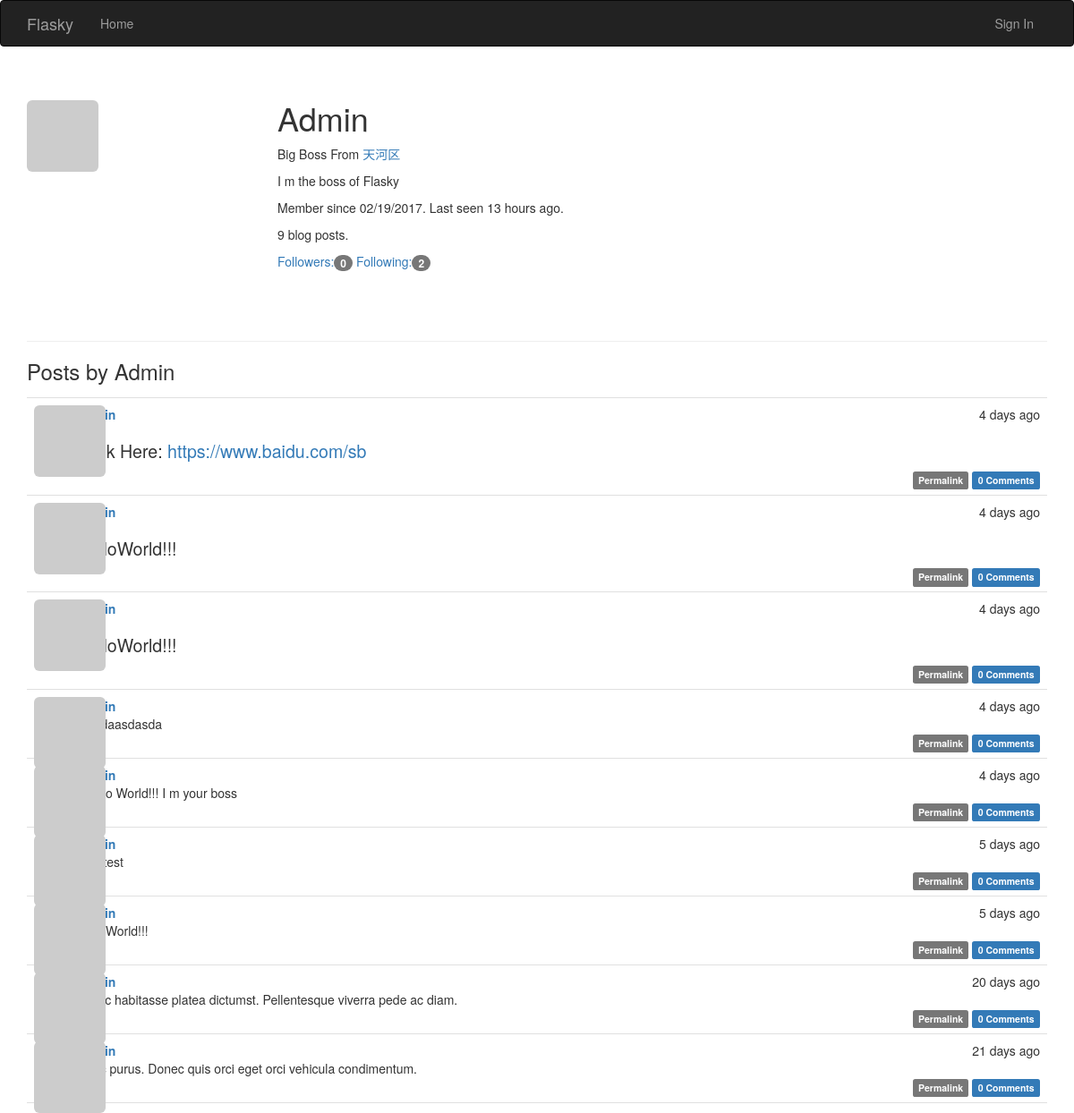
Before: /user/Admin with the older database file.
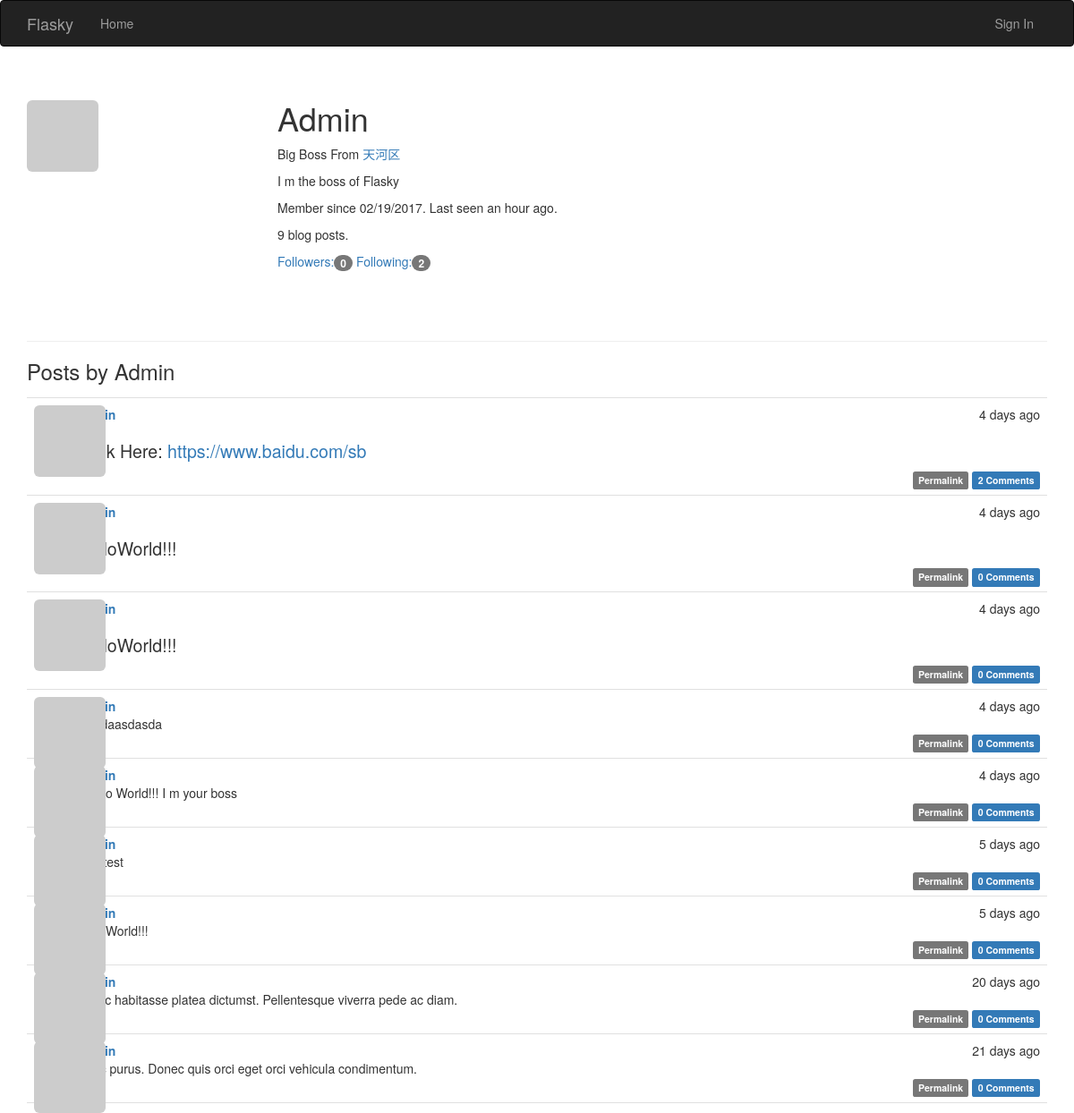
After: the same page with the newer database file.
### app/models.py (models this page shows, shortened)
class User(UserMixin, db.Model):
    __tablename__ = "users"
    id = db.Column(db.Integer, primary_key=True)
    email = db.Column(db.String(64), unique=True, index=True)
    username = db.Column(db.String(64), unique=True, index=True)
    role_id = db.Column(db.Integer, db.ForeignKey("roles.id"))
    password_hash = db.Column(db.String(128))
    confirmed = db.Column(db.Boolean, default=False)
    new_email = db.Column(db.String(64), index=True)
    name = db.Column(db.String(64))
    location = db.Column(db.String(64))
    about_me = db.Column(db.Text())
    member_since = db.Column(db.DateTime(), default=datetime.utcnow)
    last_seen = db.Column(db.DateTime(), default=datetime.utcnow)
    avatar_hash = db.Column(db.String(32))
    posts = db.relationship("Post", backref="author", lazy="dynamic")
    followed = db.relationship("Follow", foreign_keys=[Follow.follower_id],
                               backref=db.backref("follower", lazy="joined"),
                               lazy="dynamic",
                               cascade="all,delete-orphan")
    followers = db.relationship("Follow", foreign_keys=[Follow.followed_id],
                                backref=db.backref("followed", lazy="joined"),
                                lazy="dynamic",
                                cascade="all,delete-orphan")
    comments = db.relationship("Comment", backref="author", lazy="dynamic")
    @property
    def password(self):
        raise AttributeError("password is not a readable attribute")
    def gravatar(self, size=100, default="retro", rating="g"):
        if request.is_secure:
            url = "https://secure.gravatar.com/avatar"
        else:
            url = "http://www.gravatar.com/avatar"
        hash = self.avatar_hash or hashlib.md5(self.email.encode("utf-8")).hexdigest()
        return '{url}/{hash}?s={size}&d={default}&r={rating}'.format(url=url, hash=hash,
                                                                     size=size, default=default,
                                                                     rating=rating)

class Post(db.Model):
    __tablename__ = "posts"
    id = db.Column(db.Integer, primary_key=True)
    body = db.Column(db.Text)
    timestamp = db.Column(db.DateTime, index=True, default=datetime.utcnow)
    author_id = db.Column(db.Integer, db.ForeignKey("users.id"))
    body_html = db.Column(db.Text)
    comments = db.relationship("Comment", backref="post", lazy="dynamic")

### app/main/views.py (the view)
@main.route("/user/<username>")
def user(username):
    user = User.query.filter_by(username=username).first()
    if user is None:
        abort(404)
    posts = user.posts.order_by(Post.timestamp.desc()).all()
    return render_template("user.html", user=user, posts=posts)

### app/auth/views.py (called while the page is built)
@auth.before_app_request
def before_request():
    if current_user.is_authenticated:
        current_user.ping()
        if not current_user.confirmed \
                and request.endpoint[:5] != "auth." \
                and request.endpoint != "static":
            return redirect(url_for("auth.unconfirmed"))

### app/main/__init__.py (called while the page is built)
@main.app_context_processor
def inject_permissions():
    return dict(Permission=Permission)

### app/models.py (called while the page is built)
    def can(self, permissions):
        return False

    def is_administrator(self):
        return False

### app/templates/user.html (shortened to what this page needs)
{% extends "base.html" %}
{% block page_content %}
    <div class="page-header">
        <img class="img-rounded profile-thumbnail" src="{{ user.gravatar(size=256) }}"/>
        <div class="profile-header">
            <h1>{{ user.username }}</h1>
            {% if user.name or user.location %}
                <p>
                    {% if user.name %}
                        {{ user.name }}
                    {% endif %}
                    {% if user.location %}
                        From
                        <a href="https://maps.google.com/?q={{ user.location }}">
                            {{ user.location }}
                        </a>
                    {% endif %}
                </p>
            {% endif %}
            {% if user.about_me %}
                <p>{{ user.about_me }}</p>
            {% endif %}
            <p>
                Member since {{ moment(user.member_since).format("L") }}.
                Last seen {{ moment(user.last_seen).fromNow(refresh=True) }}.
            </p>
            <p>{{ user.posts.count() }} blog posts.</p>
            <a href="{{ url_for('main.followers',username=user.username) }}">
                Followers:<span class="badge">{{ user.followers.count()-1 }}</span>
            </a>
            <a href="{{ url_for('main.followed_by',username=user.username) }}">
                Following:<span class="badge">{{ user.followed.count()-1 }}</span>
            </a>
        </div>
    </div>
    <h3> Posts by {{ user.username }}</h3>
    {% include '_posts.html' %}
{% endblock %}

### app/templates/base.html (shortened to what this page needs)
{% extends "bootstrap/base.html" %}
{% block head %}
{{ super()}}
<link rel="stylesheet" type="text/css" href="{{ url_for('static', filename='styles.css') }}">
{% endblock %}
{% block navbar %}
<div class="navbar navbar-inverse" role="navigation">
    <div class="container" role="">
        <div class="navbar-header">
            <a class="navbar-brand" href="/">Flasky</a>
        </div>
        <div class="navbar-collapse collapse">
            <ul class="nav navbar-nav">
                <li><a href="/">Home</a></li>
            </ul>
            <ul class="nav navbar-nav navbar-right">
                {% if current_user.is_authenticated %}
                <li class="dropdown">
                    <a href="#" class="dropdown-toggle" data-toggle="dropdown">
                        <img src="{{current_user.gravatar(size=18)}}"/>
                        Account
                        <b class="caret"></b>
                    </a>
                    <ul class="dropdown-menu">
                        <li><a href="{{url_for('auth.change_pwd')}}">Change Password</a></li>
                        <li><a href="{{url_for('auth.change_email')}}">Change Email</a></li>
                        <li><a href="{{url_for('auth.logout')}}">Sign Out</a></li>
                    </ul>
                </li>
                {% else %}
                <li><a href="{{ url_for('auth.login')}}">Sign In</a></li>
                {% endif %}
            </ul>
        </div>
    </div>
</div>
{% endblock %}
{% block content %}
<div class="container">
    {% block page_content %} {% endblock %}
</div>
{% endblock %}

### app/templates/_posts.html (shortened to what this page needs)
<ul class="posts">
    {% for post in posts %}
        <li class="post">
            <div class="post-thumbnail">
                <a href="{{ url_for('main.user',username=post.author.username) }}">
                    <img class="img-rounded profile-thumbnail" src="{{ post.author.gravatar(size=40) }}"/>
                </a>
            </div>
            <div class="post-content">
                <div class="post-date">{{ moment(post.timestamp).fromNow() }}</div>
                <div class="post-author"><a
                        href="{{ url_for('main.user',username=post.author.username) }}">{{ post.author.username }}</a>
                </div>
                <div class="post-body">
                    {% if post.body_html %}
                        {{ post.body_html | safe }}
                    {% else %}
                        {{ post.body }}
                    {% endif %}
                </div>
                <div class="post-footer">
                    <a href="{{ url_for('main.post',id=post.id) }}">
                        <span class="label label-default">Permalink</span>
                    </a>
                    <a href="{{ url_for('main.post',id= post.id) }}#comments">
                        <span class="label label-primary">{{ post.comments.count() }} Comments</span>
                    </a>
                </div>
            </div>
        </li>
    {% endfor %}
</ul>

### app/static/styles.css (style rules this page uses)
.profile-thumbnail { position: absolute; }
.profile-header { min-height: 260px; margin-left: 280px; }
ul.posts { list-style-type: none; padding: 0px; margin: 16px 0px 0px 0px; border-top: 1px solid #e0e0e0; }
ul.posts li.post { padding: 8px; border-bottom: 1px solid #e0e0e0; }
div.post-date { float: right; }
div.post-author { font-weight: bold; }
div.post-thumbnail { position: absolute; }
div.post-content { margin-left: 48px; min-height: 48px; }
div.post-footer { text-align: right; }
.post-body h1 { font-size: 140%; }

Changed rows visible on the page:
changed User "Admin": last_seen "13 hours ago" → "an hour ago"
computed for Post "Look Here: https://www.baidu.com/sb": comments.count "0" → "2"
